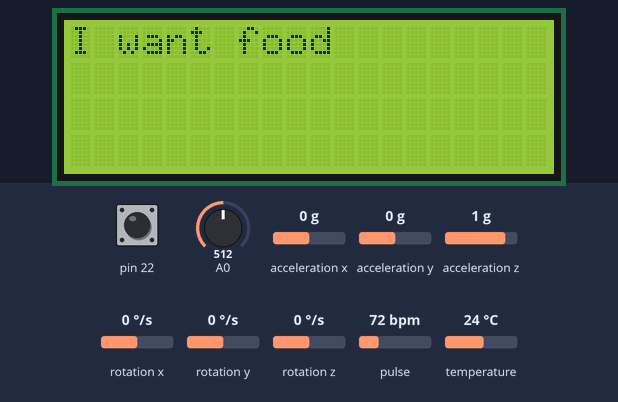
The sketch below on a simulated Arduino Mega 2560, built with avr-gcc and run on an emulated ATmega2560. Shown: 20×4 character LCD. The test bench sets the inputs (shaded band); at power-on: A0 = 512, pin 22 HIGH, acceleration x 0 g, acceleration y 0 g, acceleration z 1 g, rotation x 0 °/s, rotation y 0 °/s, rotation z 0 °/s, pulse 72 bpm, temperature 24 °C. The audio player accepts every command and is not drawn; what the sketch prints to the serial monitor is not drawn.

Above: at 3.7 s.
3.8 s: A0 set to 548
At 4.8 s:
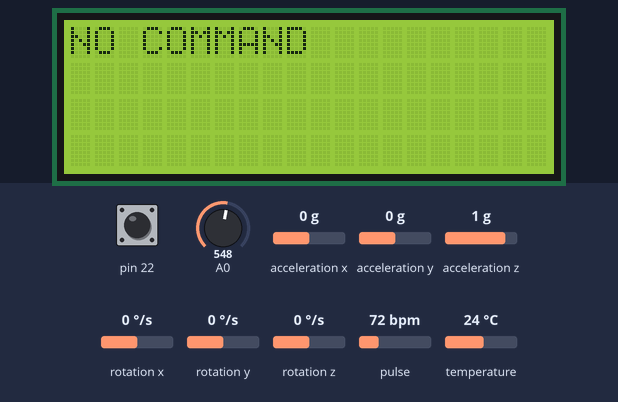
5.3 s: A0 set to 614
6.8 s: A0 set to 642
At 8.0 s:
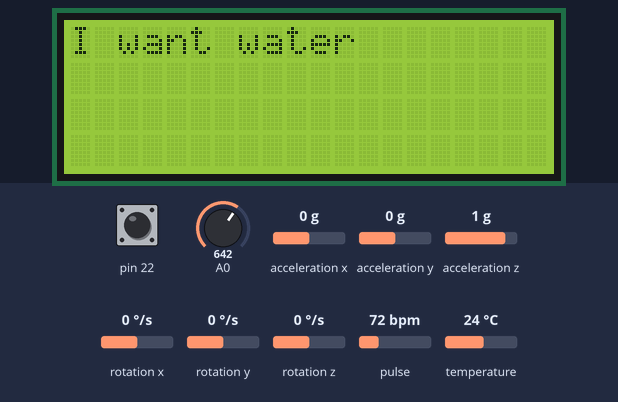
11.3 s: A0 set to 306
At 12.2 s:
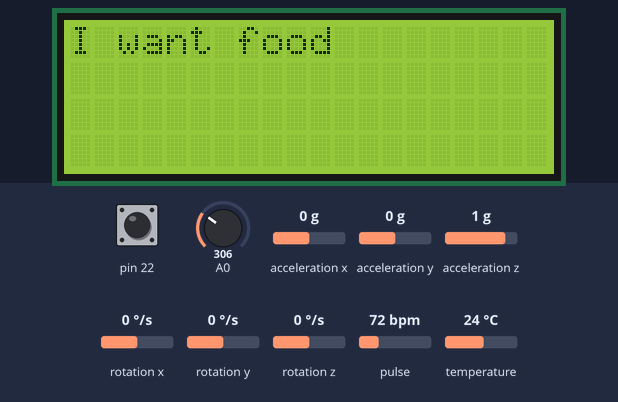
12.8 s: A0 set to 716
At 14.1 s:
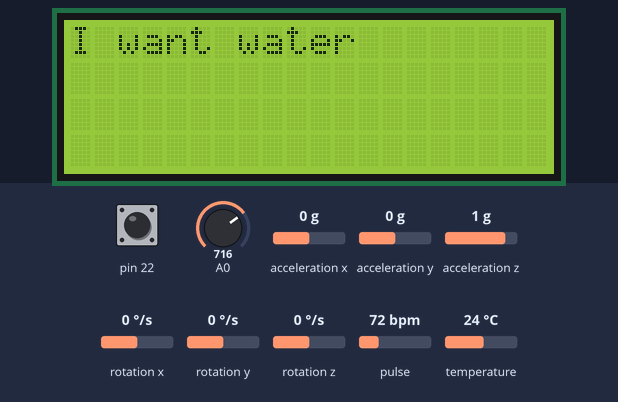
Timing chart, 0 to 15.3 s (numbered marks = the images above; inputs shaded):
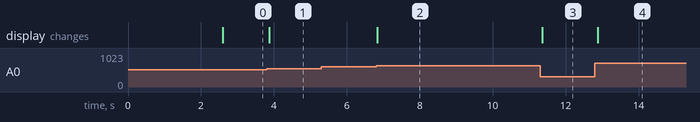

Measured:
- the behaviour switches between 529 and 530 on A0 (found by bisection; images 0 and 1)
- the behaviour switches between 630 and 631 on A0 (found by bisection; images 1 and 2)
- after the input at 3.8 s, the display: changes after 0.08 s (image 1)
- after the input at 5.3 s, every drawn part: stays the same
- after the input at 6.8 s, the display: changes at once (image 2)
- after the input at 11.3 s, the display: changes after 0.06 s (image 3)
- after the input at 12.8 s, the display: changes after 0.08 s (image 4)

The sketch:

main.ino
```cpp
#include <stdint.h>
#include "DFRobotDFPlayerMini.h"
#include "LiquidCrystal.h"
#include <Wire.h>
#include "MAX30105.h"
#include "heartRate.h"
#include <MPU6050_light.h>
/*****************************/
#include "/MPU6050/MPU6050.h"
#include "/MAX30102/MAX30102.h"
#include "/DFPlayer/DFPlayer.h"
#include "/FlexRead/FlexRead.h"
/*********************************/
uint16_t VitalSensorArray[3] = { 0 };
/*
  [0] -> Heart Rate
  [1] -> Finger Temp
  [2] -> Finger Sense
*/
/********************************/
uint8_t MPU6050Array[3] = { 0 };
/*
 [0] -> Flipped towards = 0
 [0] -> Flipped backwards = 1
 [0] -> Flipped right = 2
 [0] -> Flipped left = 3
 [0] -> Right position = 4
 [1] -> Room temp
 [2] -> Motion detected = 1, else 0
*/
/**************************************/
DFRobotDFPlayerMini myDFPlayer;
LiquidCrystal lcd(29, 28, 27, 26, 25, 24, 23);
MAX30105 VitalSensor;
MPU6050 mpu6050(Wire);
/*************************************/
void setup() {
  Serial.begin(115200);
  lcd.begin(20, 4);
  lcd.home();
  INIT_DFPlayer(myDFPlayer);
  INIT_VitalSensor(VitalSensor);
  INIT_MPU6050(mpu6050);
  pinMode(22, INPUT_PULLUP);
}
uint8_t ChairOccuStat;
void loop() {
  ////// Functions
  FlexLoop(lcd, myDFPlayer);
  VitalSensorLoop(VitalSensorArray, VitalSensor);
  MPU6050Loop(MPU6050Array, mpu6050);
  ChairOccuStat = digitalRead(22);
  //////// Serial print all values to ESP
  String data = (String(!ChairOccuStat) + ", " + String(VitalSensorArray[0]) + ", " + String(VitalSensorArray[1]) + ", " + String(VitalSensorArray[2]) + ", " + String(MPU6050Array[0]) + ", " + String(MPU6050Array[1]) + ", " + String(MPU6050Array[2]));
  Serial.flush();
  Serial.print(data);
  Serial.print("\n");
  ///////// CLEARING ARRAYS
 /* memset(MPU6050Array, 0, sizeof(MPU6050Array));
  memset(VitalSensorArray, 0, sizeof(VitalSensorArray));*/
  yield();
}
```

DFPlayer.h
```cpp
#ifndef DFPLAYER_H
#define DFPLAYER_H

class DFRobotDFPlayerMini;

void INIT_DFPlayer(DFRobotDFPlayerMini &myDFPlayerF);

#endif
```

FlexRead.h
```cpp
#ifndef FLEXREAD_H
#define FLEXREAD_H

class LiquidCrystal;
class DFRobotDFPlayerMini;

void FlexLoop(LiquidCrystal &lcdF, DFRobotDFPlayerMini &myDFPlayerF);

#endif
```

MAX30102.h
```cpp
#ifndef MAX30102_H
#define MAX30102_H

class MAX30105;

void INIT_VitalSensor(MAX30105 &VitalSensorF);
void VitalSensorLoop(uint16_t * VitalSensorArrayF, MAX30105 &VitalSensorF);

#endif
```

MPU6050.h
```cpp
#ifndef MPU6050C_H
#define MPU6050C_H

class MPU6050;

void INIT_MPU6050(MPU6050 &mpu6050F);
void MPU6050Loop(uint8_t * MPU6050ArrayF, MPU6050 &mpu6050F);

#endif
```
